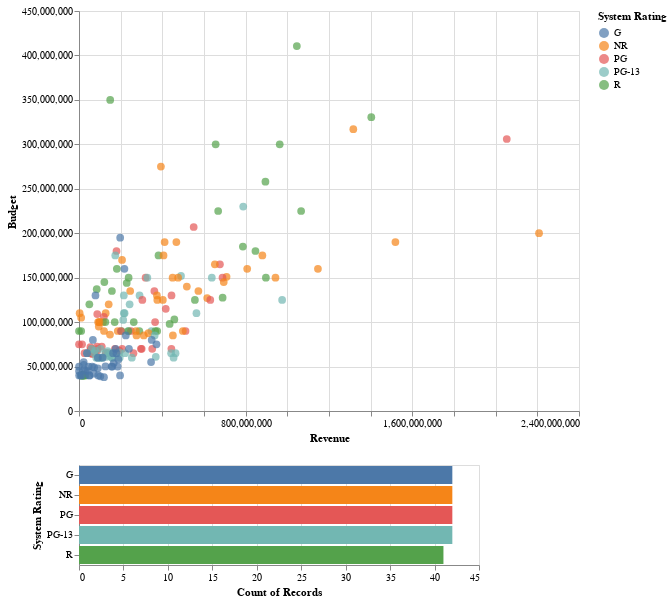

Source (notebook cell):
### Code cell
brush = alt.selection(type='interval')
points=alt.Chart(dataframe2).mark_circle(size=60).encode(
    x="Revenue:Q",
    y='Budget',
    color='System Rating',
    tooltip=['Name','System Rating','Budget of Movie','Revenue of Movie']
).properties(height=400,width=500).add_selection(brush)

bars=alt.Chart(dataframe2).mark_bar().encode(
        y='System Rating:N',
        color='System Rating:N',
        x='count(Revenue):Q').transform_filter(brush)
points&bars

### Figure 1 — Vega-Lite specification as saved in the notebook (floating-point values rounded to 4 significant figures; data arrays with more than 128 entries replaced by an {"elided": "..."} marker saying what was removed)
{"config": {"view": {"continuousWidth": 400, "continuousHeight": 300}}, "vconcat": [{"mark": {"type": "circle", "size": 60}, "encoding": {"color": {"type": "nominal", "field": "System Rating"}, "tooltip": [{"type": "nominal", "field": "Name"}, {"type": "nominal", "field": "System Rating"}, {"type": "nominal", "field": "Budget of Movie"}, {"type": "nominal", "field": "Revenue of Movie"}], "x": {"type": "quantitative", "field": "Revenue"}, "y": {"type": "quantitative", "field": "Budget"}}, "height": 400, "selection": {"selector015": {"type": "interval"}}, "width": 500}, {"mark": "bar", "encoding": {"color": {"type": "nominal", "field": "System Rating"}, "x": {"type": "quantitative", "aggregate": "count", "field": "Revenue"}, "y": {"type": "nominal", "field": "System Rating"}}, "transform": [{"filter": {"selection": "selector015"}}]}], "data": {"name": "data-714e47c98aa2f11c7d5be33ac94003cc"}, "$schema": "https://vega.github.io/schema/vega-lite/v4.8.1.json", "datasets": {"data-714e47c98aa2f11c7d5be33ac94003cc": {"elided": "209 records"}}}
